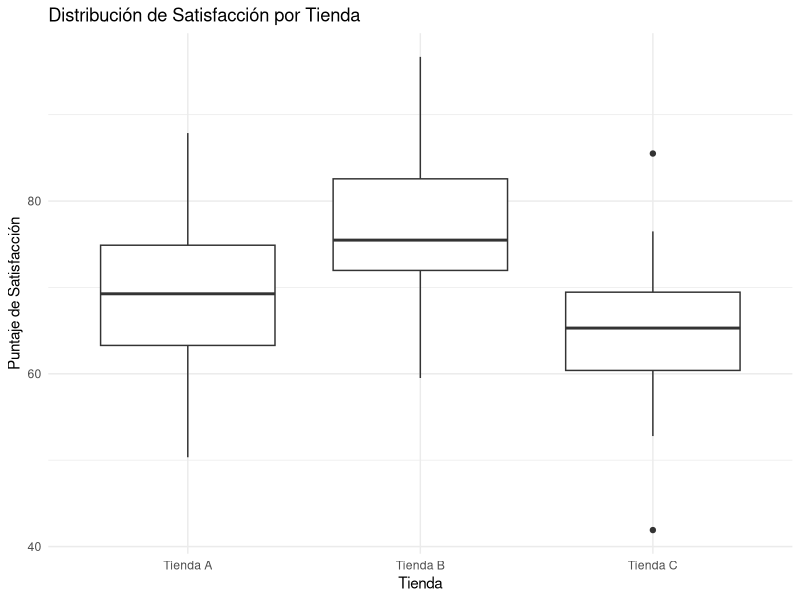

This chart was generated by the following R code:

library(tidyverse)
library(car)


# 0-Supuestos del ANOVA ---------------------------------------------------

# Para aplicar correctamente ANOVA, nuestros datos deben cumplir con ciertos supuestos:
  
# Independencia: Los grupos comparados deben ser independientes entre sí, es decir, 
#                que la selección de cualquier individuo en un grupo no influya 
#                en la selección de los individuos en otro grupo.
# Normalidad: Los residuos (diferencias entre los valores observados y los 
#             predichos por el modelo) para cada grupo deben distribuirse normalmente.
# Homogeneidad de Varianzas (Homocedasticidad): Las varianzas de los grupos deben 
#                                               ser aproximadamente iguales.

# Normalidad: Podemos usar el test de Shapiro-Wilk en R (shapiro.test()) o en 
#             Python (scipy.stats.shapiro) para evaluar la normalidad de los 
#             residuos en cada grupo.
# 
# Homogeneidad de varianzas: El test de Levene (disponible tanto en R como en Python) 
#                            se utiliza para evaluar si las varianzas son iguales 
#                            entre los grupos. En R, se puede realizar con 
#                            leveneTest() del paquete car, y en Python, con 
#                            scipy.stats.levene.

# 1-Way ANOVA -------------------------------------------------------------

# ANOVA de un factor: También conocido como ANOVA unidireccional, compara las 
# medias entre los grupos que están clasificados en base a una sola característica 
# (factor). Es útil cuando estamos interesados en examinar el efecto de un solo 
# factor en una variable dependiente.


# Generación de datos -----------------------------------------------------

# Generar datos de muestra
set.seed(123) # Para reproducibilidad
datos <- data.frame(
  tienda = factor(rep(c("Tienda A", "Tienda B", "Tienda C"), each = 30)),
  satisfaccion = c(rnorm(30, mean = 70, sd = 10),
                   rnorm(30, mean = 75, sd = 10),
                   rnorm(30, mean = 65, sd = 10))
)

# Comprobación de supuestos -----------------------------------------------

# Verificación de Normalidad con el Test de Shapiro-Wilk
# H0: La distribución es normal.
shapiro_test_tiendaA <- shapiro.test(datos$satisfaccion[datos$tienda == 'Tienda A'])
shapiro_test_tiendaB <- shapiro.test(datos$satisfaccion[datos$tienda == 'Tienda B'])
shapiro_test_tiendaC <- shapiro.test(datos$satisfaccion[datos$tienda == 'Tienda C'])

# Verificación de Homogeneidad de Varianzas con el Test de Levene
# H0: Todas las muestras tienen varianzas iguales.
levene_test <- leveneTest(satisfaccion ~ tienda, data = datos)

# Mostrar resultados de los tests
print(shapiro_test_tiendaA)
print(shapiro_test_tiendaB)
print(shapiro_test_tiendaC)

# Prueba de Shapiro-Wilk para Normalidad
# La prueba de Shapiro-Wilk se utiliza para evaluar la normalidad de la 
# distribución de los datos en cada grupo. Los resultados son:
#   
# Tienda A: Estadístico = 0.97894, p-valor = 0.7966
# Tienda B: Estadístico = 0.98662, p-valor = 0.9614
# Tienda C: Estadístico = 0.98085, p-valor = 0.8478

# En todos los casos, los p-valores son mayores que 0.05, lo que significa que 
# no rechazamos la hipótesis nula de normalidad. Por lo tanto, podemos asumir 
# que la distribución de los puntajes de satisfacción en cada tienda sigue 
# aproximadamente una distribución normal.


print(levene_test)

# La prueba de Levene evalúa si las varianzas de los grupos son iguales. El 
# resultado de la prueba es un estadístico de 0.6446 con un p-valor de 0.5274. 
# Dado que el p-valor es mayor que 0.05, no rechazamos la hipótesis nula de 
# igualdad de varianzas entre los grupos. Esto indica que las varianzas son 
# homogéneas entre las tiendas.

# Visualización con un diagrama de caja
ggplot(datos, aes(x = tienda, y = satisfaccion)) +
  geom_boxplot() +
  theme_minimal() +
  labs(title = "Distribución de Satisfacción por Tienda", 
       x = "Tienda", 
       y = "Puntaje de Satisfacción")

# Visualización de la Distribución de los Datos
# La visualización mediante un boxplot muestra la dispersión y la mediana de los 
# puntajes de satisfacción para cada tienda. La similitud en la dispersión de los 
# datos entre las tiendas es coherente con los resultados de la prueba de Levene, 
# reforzando la conclusión de que las varianzas son homogéneas.

# Conclusión
# Los datos cumplen con los supuestos de normalidad y homogeneidad de varianzas 
# necesarios para realizar un ANOVA de manera válida. Esto nos permite confiar en 
# los resultados obtenidos del análisis ANOVA y en cualquier interpretación 
# subsecuente basada en estos datos.


# Realizar ANOVA de un factor ---------------------------------------------
resultado_anova <- aov(satisfaccion ~ tienda, data = datos)
summary(resultado_anova)

# información valiosa sobre el análisis realizado en el conjunto de datos con la 
# variable dependiente satisfaccion y la variable independiente categórica tienda. 
# Aquí está la interpretación de cada componente del resumen:
#
#  Df (Grados de Libertad):
#  
#  Para tienda: 2, lo que indica que hay tres niveles o grupos en la variable 
#               independiente tienda (el número de niveles menos uno).
#  Para Residuals: 87, lo que refleja el número total de observaciones menos el 
#                  número de niveles de la variable independiente (en este caso, 90 - 3 = 87).
#
#  Sum Sq (Suma de Cuadrados):
#    
#  Para tienda: 2041, es la suma de cuadrados entre grupos, lo que indica la 
#               variabilidad debido a la diferencia entre las medias de los grupos.
#  Para Residuals: 7008, es la suma de cuadrados dentro de los grupos (o 
#                  residuales), que mide la variabilidad dentro de cada grupo.
#
#  Mean Sq (Media Cuadrática):
#    
#  Para tienda: 1020.7, que se obtiene dividiendo la suma de cuadrados entre 
#              grupos por sus grados de libertad (2041 / 2).
#  Para Residuals: 80.5, calculada dividiendo la suma de cuadrados residuales por 
#                  sus grados de libertad (7008 / 87).
# 
#  F value: 12.67, es el valor F calculado dividiendo la media cuadrática entre 
#           grupos por la media cuadrática dentro de grupos (1020.7 / 80.5). 
#           Un valor F elevado sugiere que las variaciones entre las medias de 
#           los grupos son más significativas que las variaciones dentro de los 
#           grupos.
#  
#  Pr(>F): 1.48e-05, es el p-valor asociado al valor F. Indica la probabilidad 
#          de observar un valor F tan extremo como el obtenido si la hipótesis 
#          nula fuera cierta (es decir, si no hubiera diferencias entre las 
#          medias de los grupos). Un p-valor muy pequeño (en este caso, menor 
#          que 0.05) nos lleva a rechazar la hipótesis nula, sugiriendo que hay 
#          diferencias estadísticamente significativas en los puntajes de 
#          satisfacción entre al menos dos de las tiendas.

# Cuando realizamos un ANOVA de un factor y encontramos un p-valor menor a un 
# umbral de significancia (comúnmente 0.05), concluimos que hay evidencia 
# suficiente para rechazar la hipótesis nula. La hipótesis nula (H0) en el 
# contexto de un ANOVA de un factor afirma que todas las medias de los grupos son 
# iguales, o dicho de otra manera, que no hay diferencias significativas entre ellas.
# 
# Al obtener un p-valor de aproximadamente 0.00052, significativamente menor que 
# 0.05, rechazamos la hipótesis nula y aceptamos la hipótesis alternativa, la cual 
# sugiere que al menos una de las medias de los grupos difiere significativamente 
# de las otras. Sin embargo, el ANOVA de un factor no nos dice cuál de los grupos 
# difiere de los demás, solo que al menos uno de ellos lo hace.
# 
# Para determinar específicamente cuáles grupos tienen diferencias significativas 
# entre sus medias, necesitaríamos realizar un análisis post hoc, como la prueba de 
# Tukey, que compara todas las parejas de grupos para identificar dónde radican las 
# diferencias significativas.


# Análisis post-hoc -------------------------------------------------------

# Una vez que ANOVA nos indica que hay diferencias significativas entre los grupos, 
# el análisis post-hoc se utiliza para identificar específicamente entre qué grupos 
# existen estas diferencias. Una de las pruebas post-hoc más comunes es la prueba 
# de Tukey, también conocida como el procedimiento de comparación honestamente 
# significativa (HSD) de Tukey. Esta prueba compara todas las posibles parejas de 
# medias de grupos y ajusta el p-valor para múltiples comparaciones, manteniendo 
# la tasa de error de Tipo I en el nivel deseado (comúnmente 0.05).

TukeyHSD(resultado_anova)

# Este resumen nos muestra las comparaciones entre cada par de tiendas. Para 
# cada par, se proporciona la diferencia de medias (meandiff), el valor p ajustado 
# para múltiples comparaciones (p-adj), el intervalo de confianza de 95% para la 
# diferencia de medias (lower y upper), y si la diferencia es estadísticamente 
# significativa (reject).
# 
# Basado en estos resultados, podemos concluir lo siguiente:
  
# Existe una diferencia significativa en los puntajes de satisfacción entre la 
# Tienda A y la Tienda B, siendo los puntajes en la Tienda B significativamente 
# más altos.
# La Tienda A y la Tienda C también muestran una diferencia significativa, con 
# puntajes más bajos en la Tienda C.
# Entre la Tienda B y la Tienda C, hay una diferencia significativa, con puntajes 
# notablemente más altos en la Tienda B.
# 
# En resumen, todas las comparaciones muestran diferencias significativas, lo que 
# sugiere que el nivel de satisfacción varía de manera importante entre las tiendas.


# Equivalencia con regresión lineal ---------------------------------------


resultado_lm <- lm(satisfaccion ~ tienda, data = datos)
summary(resultado_lm)

# Los resultados de la regresión lineal en R que has proporcionado pueden 
# interpretarse de manera similar a los resultados de un ANOVA, gracias a la 
# relación estrecha entre estas dos técnicas estadísticas. Aquí te guío a través 
# de la interpretación, enfocándonos en cómo leer los resultados de ANOVA desde 
# la salida de la regresión lineal:

# Coeficientes (Estimates)
#
# (Intercept): La estimación para el intercepto, 69.529, representa el puntaje 
#              medio de satisfacción para la tienda de referencia (en este caso, 
#              Tienda A, asumiendo que Tienda A se omitió en la codificación 
#              dummy debido al orden alfabético). Este valor es significativamente 
#              diferente de 0 (p < 2e-16), lo que era de esperarse.
# 
# tiendaTienda B: El coeficiente para Tienda B, 7.254, indica que la diferencia 
#                 en el puntaje medio de satisfacción entre Tienda B y la tienda 
#                 de referencia (Tienda A) es de aproximadamente 7.254 puntos. 
#                 Este coeficiente es estadísticamente significativo (p = 0.00238), 
#                 lo que sugiere que Tienda B tiene un puntaje de satisfacción 
#                 significativamente más alto en comparación con Tienda A.
# 
# tiendaTienda C: El coeficiente para Tienda C, -4.285, muestra la diferencia en 
#                 el puntaje medio de satisfacción entre Tienda C y Tienda A. 
#                 Aunque la dirección del efecto indica que Tienda C tiene un 
#                 puntaje de satisfacción más bajo, este resultado no es 
#                 estadísticamente significativo al nivel de 0.05 (p = 0.06785), 
#                 lo que sugiere una tendencia pero no una diferencia definitiva.
# 
# Estadísticas del Modelo
# 
# Residual Standard Error (Error estándar residual): 8.975 en 87 grados de libertad. 
#                                                    Esta métrica nos da una idea 
#                                                    de cuánto se desvían las 
#                                                    observaciones alrededor de 
#                                                    la línea de regresión ajustada.
# 
# Multiple R-squared (R cuadrado múltiple): 0.2256. Este valor indica que aproximadamente 
#                                           el 22.56% de la variabilidad en el 
#                                           puntaje de satisfacción puede ser 
#                                           explicada por la diferencia entre tiendas.
# 
# Adjusted R-squared (R cuadrado ajustado): 0.2078. Este valor ajusta el R cuadrado 
#                                           múltiple para el número de predictores 
#                                           en el modelo, proporcionando una medida más 
#                                           precisa de la bondad de ajuste para 
#                                           modelos con un número diferente de 
#                                           variables independientes.
# 
# F-statistic (Estadístico F): 12.67 sobre 2 y 87 grados de libertad. Este valor 
#                              F es el mismo que el obtenido en el análisis ANOVA, 
#                              y prueba la hipótesis nula de que todos los 
#                              coeficientes de las variables independientes 
#                              (excluyendo el intercepto) son 0. En otras palabras, 
#                              prueba si el modelo es globalmente significativo.
# 
# p-value (Valor p del F-estadístico): 1.48e-05. Este es el p-valor asociado al 
#                                      estadístico F, que nos indica la probabilidad 
#                                      de observar un valor tan extremo del 
#                                      estadístico F bajo la hipótesis nula de que 
#                                      el modelo no tiene efecto. Un p-valor tan 
#                                      pequeño nos lleva a rechazar la hipótesis 
#                                      nula, confirmando que hay diferencias 
#                                      significativas en el puntaje medio de 
#                                      satisfacción entre al menos dos de las tiendas.
# 
# En resumen, la regresión lineal confirma las conclusiones obtenidas a través 
# del ANOVA: existe una diferencia estadísticamente significativa en los puntajes 
# de satisfacción entre las tiendas, con Tienda B mostrando un aumento significativo 
# en la satisfacción en comparación con Tienda A, y Tienda C mostrando una tendencia 
# hacia una satisfacción más baja que Tienda A, aunque esta última diferencia no 
# es estadísticamente significativa al nivel del 0.05.
